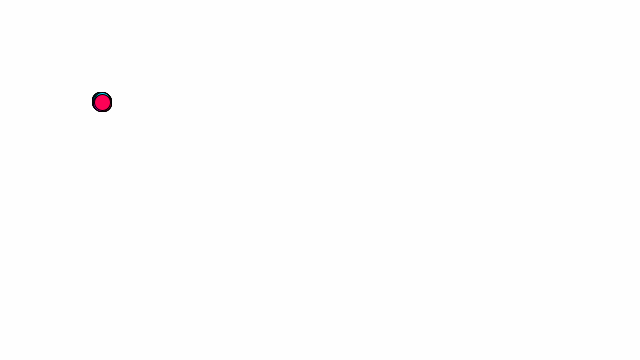
Frame 1 (no input)
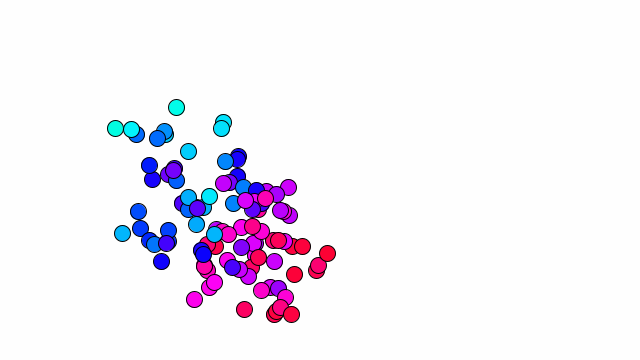
Frame 60 (the mouse pressed at the canvas centre just before this capture)
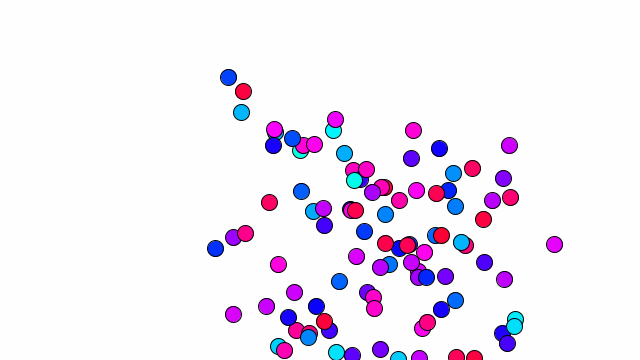
Frame 120 (the mouse held since frame 60 and released just before this capture)

The Processing sketch that drew these frames (run headless with seeded random() and noise(); from frame 60 on, the mouse is pressed at the canvas centre):

// Processing sketch: processing_175111
// ── processing_175111.pde

//////////////////////////////////////////////////////////////
// example 1.2 バウンドするボール (Shiffman, p.30)（改変）
// ボールオブジェクトの導入
//////////////////////////////////////////////////////////////
/////大域変数宣言エリア
int N =100;
Ball[] ball = new Ball[N];  //「ボールオブジェクト」ballの宣言
/////セットアップ
void setup() {
  size(640, 360);
  colorMode(HSB,360,100,100);
  for (int i = 0; i<N; i++) {
    ball[i] = new Ball(100, 100, random(1,100), random(1,100), random(1,100)
    ); //ballオブジェクト生成
  }
}

/////メインループ
void draw() {
  background(359);         //背景は白色
  for (int i = 0; i<N; i++) {
    ball[i].update();           //状態の更新
    ball[i].checkBound();    //端でバウンドさせる
    //ball[i].checkBoundBall();
    ball[i].display();          //表示させる
  }
}

//////////////////////////////////
/////クラス定義エリア/////////////
class Ball {  //「ボールクラス」の定義
  PVector location;  //位置オブジェクト宣言
  PVector velocity;  //速度オブジェクト宣言
  color col;
  Ball(float x0, float y0, float vx0, float vy0, float m) {  //コンストラクタ
    location = new PVector(x0, y0);   //位置オブジェクト生成
    velocity = new PVector((vx0 + m)/50, (vy0 + m)/50); //速度オブジェクト生成
    col = color(169+(356-169)*m/101,99,99);
  }
  
  void update() {  //状態の更新
    location.add(velocity);  //位置に速度を加算
  }
  
  void checkBound() {  //端でバウンドさせる
    if ((location.x > width)||(location.x < 0)) {
      velocity.x *= -1;  //速度のx成分の符号を変える
    }
    if ((location.y > height)||(location.y < 0)) {
      velocity.y *= -1;  //速度のy成分の符号を変える
    }
  }
 
  void display() {  //ボールの描画
    stroke(0);               //ボールの縁の色は黒色
    fill(col);               //ボールの色は灰色
    ellipse(location.x, location.y, 16, 16);  //ボールの描画
    }
  
  void set(float x0, float y0, float vx0, float vy0, float m){  //位置と速度をセット
  location.set(x0, y0,0);    //位置のセット
  velocity.set((vx0 + m)/50, (vy0 + m)/50,0);  //速度のセット
  }
}

void mousePressed(){
  for(int i=0; i<N; i++){
    ball[i].set(mouseX,mouseY,random(-100,100),random(-100,100), random(1,100));
  }
}
